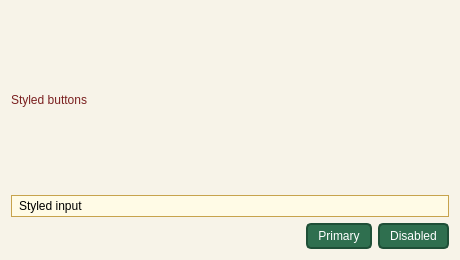
<?xml version="1.0" encoding="UTF-8"?>
<ui version="4.0"><class>Dialog</class><widget class="QDialog" name="Dialog"><property name="geometry"><rect><x>0</x><y>0</y><width>460</width><height>260</height></rect></property><property name="windowTitle"><string>QSS buttons</string></property><property name="styleSheet"><string>
QDialog { background-color: #f7f3e8; }
QLabel { color: #7a1f1f; }
QPushButton { background-color: #2f6f4f; color: #ffffff; border: 2px solid #1f4f37; border-radius: 5px; padding: 4px 10px; }
QPushButton:disabled { background-color: #d7d7d7; color: #666666; border-color: #b0b0b0; }
QLineEdit { background-color: #fffbe6; border: 1px solid #c7a34d; padding: 2px 5px; }
</string></property><layout class="QVBoxLayout" name="verticalLayout"><property name="leftMargin"><number>11</number></property><property name="topMargin"><number>11</number></property><property name="rightMargin"><number>11</number></property><property name="bottomMargin"><number>11</number></property><property name="spacing"><number>6</number></property><item><widget class="QLabel" name="title"><property name="text"><string>Styled buttons</string></property></widget></item><item><widget class="QLineEdit" name="edit"><property name="text"><string>Styled input</string></property></widget></item><item><layout class="QHBoxLayout" name="buttons"><property name="leftMargin"><number>0</number></property><property name="topMargin"><number>0</number></property><property name="rightMargin"><number>0</number></property><property name="bottomMargin"><number>0</number></property><property name="spacing"><number>6</number></property><item><spacer name="horizontalSpacer"><property name="orientation"><enum>Qt::Orientation::Horizontal</enum></property><property name="sizeHint" stdset="0"><size><width>40</width><height>20</height></size></property></spacer></item><item><widget class="QPushButton" name="ok"><property name="text"><string>Primary</string></property></widget></item><item><widget class="QPushButton" name="cancel"><property name="text"><string>Disabled</string></property></widget></item></layout></item></layout></widget></ui>
